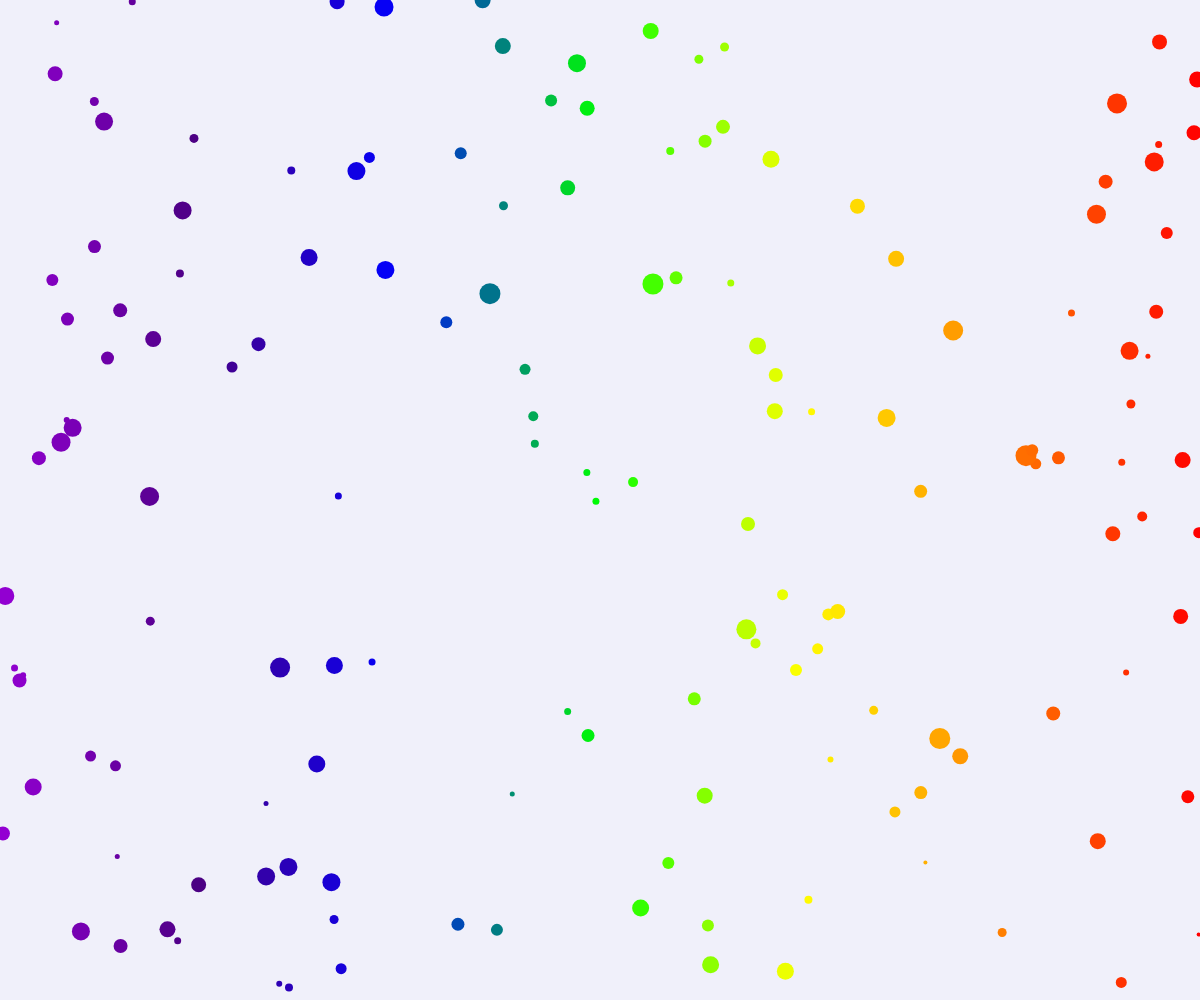
Frame 1 (no input)
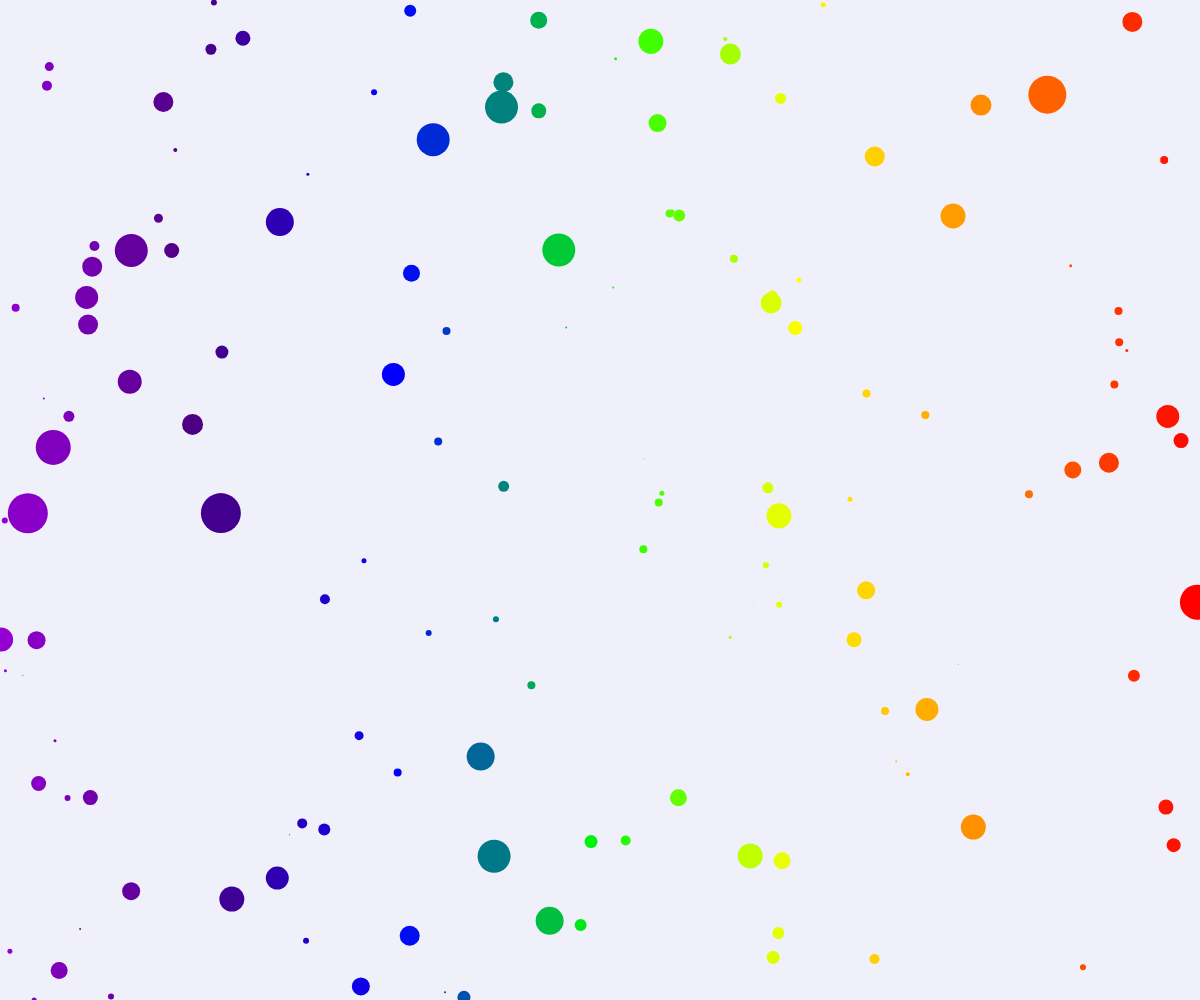
Frame 60 (no input)
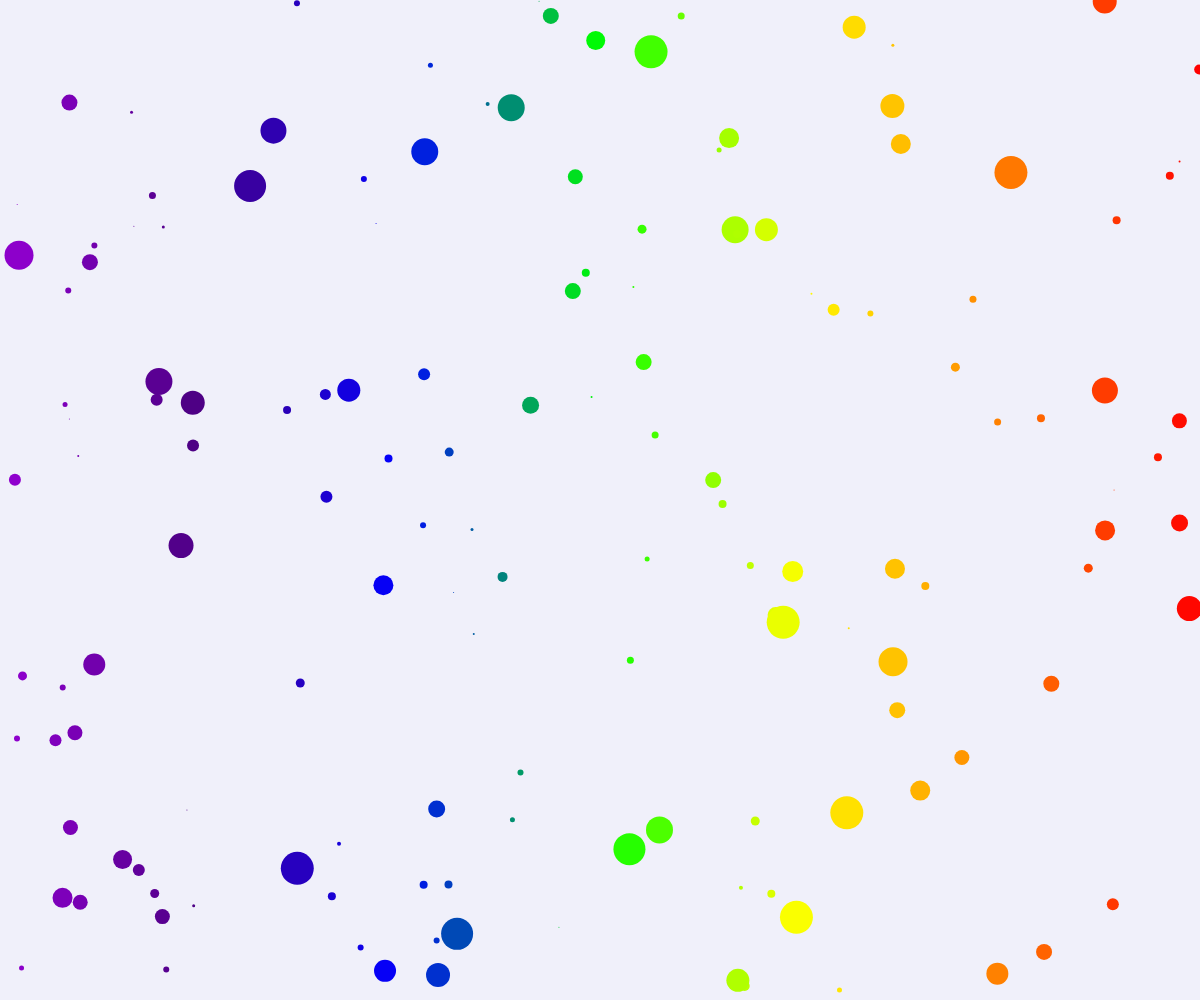
Frame 120 (the mouse pressed at the canvas centre since frame 60)

The p5.js sketch that drew these frames (run headless with seeded random() and noise() and a simulated clock; from frame 60 on, the mouse is pressed at the canvas centre):

// p5.js sketch
// ── sketch.js
const bubbles = [];

// ---- API P5JS functions ----

function setup() {
  createCanvas(WIDTH, HEIGHT);
  colorMode(RGB);
  background(...BACKGROUND_COLOR);
  for (let i = 0; i < NB_BUBBLES; i++) {
    bubbles.push(new Bubble());
  }
}

function draw() {
	resetBackGroundIfBubbleMode();

  for (const bubble of bubbles) {
    if (bubble.out) { continue; }

    if (bubble.exploding) {
      bubble.explode();
    } else {
      bubble.growShrink();
    }

    bubble.move();
    bubble.show();
  }
}

function mouseClicked() {
	setExplodingModeForRandomBubble();
}

// ------ UTILS ------- //

function resetBackGroundIfBubbleMode() {
	if (BUBBLE_MODE) {
  	background(...BACKGROUND_COLOR);
	}
}

function setExplodingModeForRandomBubble() {
	const nonExplodingBubbles = bubbles
		.map(({ exploding }, index) => ({ exploding, index }))
		.filter(bubble => ! bubble.exploding)
		.map(bubble => bubble.index);
	const randomIndex = nonExplodingBubbles[Math.floor(Math.random() * nonExplodingBubbles.length)] || 0;
	bubbles[randomIndex].exploding = true;
}
// ── art.html
<html>
  <head>
  </head>
  <body style="margin:0; padding:0">
  	<div style="
      position: absolute;
      width: 100%;
      height: 100%;
      display: flex;
      justify-content: center;
      align-items: center;">

      <p style="
        align-items: center;
        margin: 0;
        padding: 0;
        font-family: monospace;
        font-size: 59px;
        color: slategrey;">
        
        Welcome
      </p>
    </div>
    
    <script src="https://cdnjs.cloudflare.com/ajax/libs/p5.js/1.0.0/p5.min.js"></script>
    <script src="variables.js"></script>
    <script src="bubble.js"></script>
    <script src="sketch.js"></script>
  </body>
</html>
// ── bubble.js
class Bubble {
  constructor() {
    this.x = random(WIDTH);
    this.y = random(HEIGHT);
    this.sizeMax = round(random(10, 40));
    this.len = round(this.sizeMax / 2);
    this.sign = random(1) > 0.5 ? 1 : -1;
    this.direction = random(2*Math.PI);
    this.velocity = random(3);
    this.exploding = false;
    this.out = false;
  }

  getColor() {
    const index = Math.floor(this.x / (SLICE_SIZE + 1));
    const from = color(COLORS[index]);
    const to = color(COLORS[index + 1]);
    const percent = (this.x - SLICE_SIZE * index) / SLICE_SIZE;
    return lerpColor(from, to, percent);
  }

  show() {
    noStroke()
    fill(this.getColor());
    ellipse(this.x, this.y, this.len, this.len);
  }

  growShrink() {
    if (this.len >= this.sizeMax) {
      this.sign = -1;
    }
    if (this.len <= 0) {
      this.sign = 1;
    }
    this.len += SPEED * this.sign;
  }

  move() {
    this.x += (this.velocity * Math.cos(this.direction));
    this.y += (this.velocity * Math.sin(this.direction));
    if (this.x > WIDTH) {
      this.x = 0;
    }
    if (this.x < 0) {
      this.x = WIDTH;
    }
    if (this.y > HEIGHT) {
      this.y = 0;
    }
    if (this.y < 0) {
      this.y = HEIGHT;
    }
  }

  explode() {
    this.exploding = true;
    this.len += EXPLODING_SPEED;
    if (this.len > WIDTH / 4) {
      this.out = true;
    }
  }
}

// ── variables.js
const WIDTH = window.innerWidth;
const HEIGHT = window.innerHeight;
const NB_BUBBLES = 150;

const BACKGROUND_COLOR = [240, 240, 250];
const COLORS = [
  'rgb(148, 0, 211)',
  'rgb(75, 0, 130)',
  'rgb(0, 0, 255)',
  'rgb(0, 255, 0)',
  'rgb(255, 255, 0)',
  'rgb(255, 127, 0)',
  'rgb(255, 0, 0)',
];
const SLICE_SIZE = WIDTH/(COLORS.length-1);
const STEPS = COLORS.map((_, index) => index);

const SPEED = 1;
const EXPLODING_SPEED = 10;

const BUBBLE_MODE = true;
